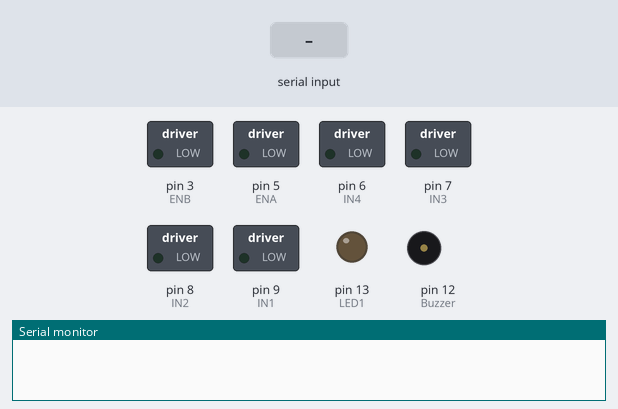
Bench run of a sketch on a simulated Arduino Uno, built with avr-gcc and run on an emulated ATmega328P. Parts: switched loads named in the sketch (green lamp = pin HIGH), output pins drawn as LEDs (lit = HIGH), buzzer (waves = sounding, pin HIGH), the last lines printed to the serial monitor. Inputs (shaded band) come from the test bench.

Above: at 1.2 s.
1.3 s: "L" received over the second serial link
At 2.5 s:
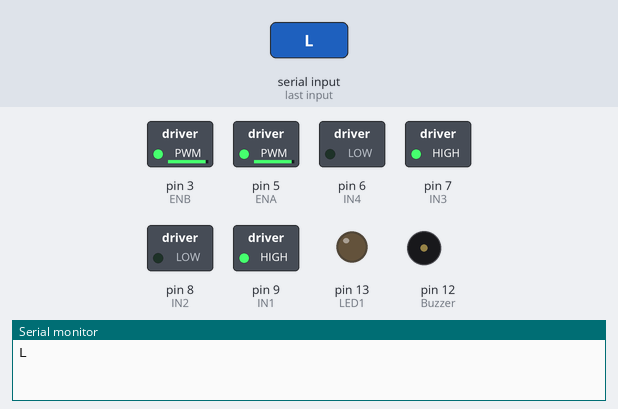
2.8 s: "R" received over the second serial link
At 3.8 s:
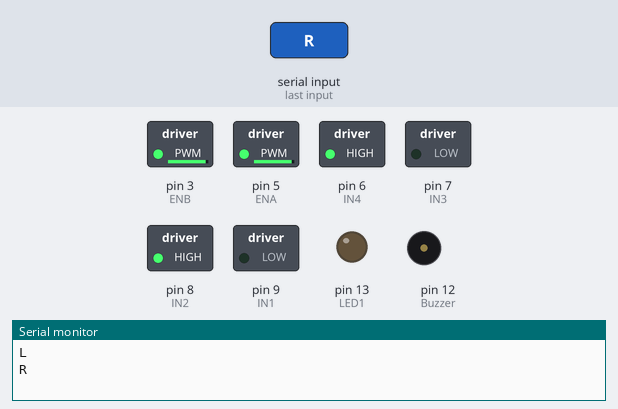
4.3 s: "B" received over the second serial link
At 5.0 s:
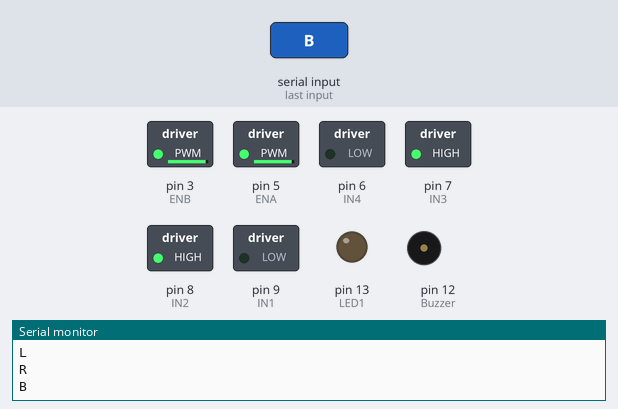
5.8 s: "T" received over the second serial link
At 6.1 s:
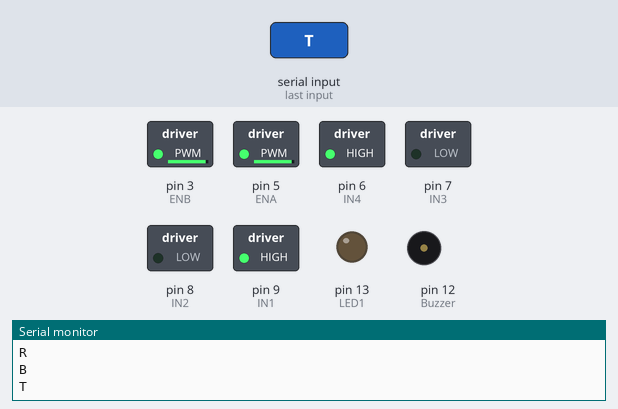
7.3 s: "S" received over the second serial link
At 8.5 s:
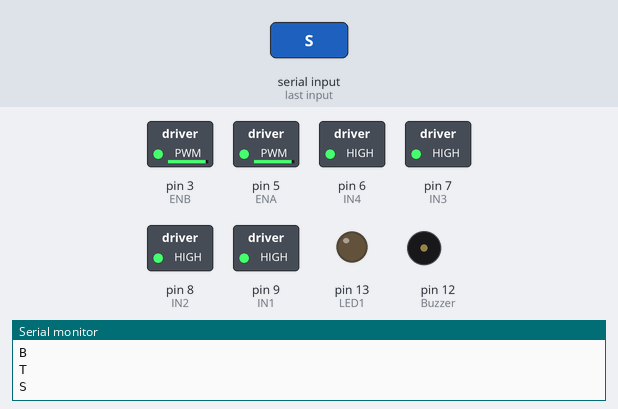
Timing chart, 0 to 9.8 s (numbered marks = the images above; inputs shaded):
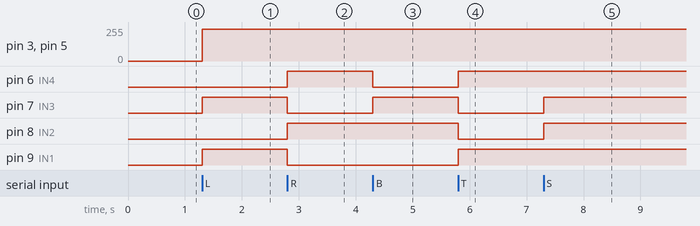

Measured:
- after the input at 1.3 s, pin 3 (ENB), pin 5 (ENA): 0/255 → 240/255 at once; pin 7 (IN3), pin 9 (IN1): LOW → HIGH at once
- after the input at 2.8 s, pin 6 (IN4), pin 8 (IN2): LOW → HIGH at once; pin 7 (IN3), pin 9 (IN1): HIGH → LOW at once
- after the input at 4.3 s, pin 6 (IN4): HIGH → LOW at once; pin 7 (IN3): LOW → HIGH at once
- after the input at 5.8 s, pin 6 (IN4), pin 9 (IN1): LOW → HIGH at once; pin 7 (IN3), pin 8 (IN2): HIGH → LOW at once
- after the input at 7.3 s, pin 7 (IN3), pin 8 (IN2): LOW → HIGH at once

The sketch:

RC_Car_Fixing.ino
```cpp
#include<SoftwareSerial.h>

SoftwareSerial mySerial(11, 10);
#define IN1 9
#define IN2 8
#define IN3 7
#define IN4 6
#define ENA 5
#define ENB 3

#define LED1 13
#define LED 1
#define Buzzer 12

void setup() {
  mySerial.begin(9600);
  Serial.begin(9600);
  pinMode(IN1, OUTPUT);
  pinMode(IN2, OUTPUT);
  pinMode(IN3, OUTPUT);
  pinMode(IN4, OUTPUT);
  pinMode(ENA, OUTPUT);
  pinMode(ENB, OUTPUT);
  pinMode(LED1, OUTPUT);
  pinMode(LED, OUTPUT);
  pinMode(Buzzer, OUTPUT);

}
char txt = 'N';
void loop() {
  //  Meterail(Buzzer,2);
    if(mySerial.available()){
      txt=mySerial.read();
      Serial.println(txt);
      dir_motor(txt,250);
    }

}
```

Meterail.ino
```cpp
void Meterail(int pin, int n){
  for(int i=0;i<n;i++){
    digitalWrite(pin,1);
    delay(100);
    digitalWrite(pin,0);
    delay(100);
  }
}
```

control_motors.ino
```cpp
void dir_motor(char t,int st){
    if(txt=='L'){
      digitalWrite(IN1,1);
      digitalWrite(IN2,0);
      digitalWrite(IN3,1);
      digitalWrite(IN4,0);
      analogWrite(ENA,240);
      analogWrite(ENB,240);
//      Meterail(Buzzer,2);
    }
  if(txt=='R'){
      digitalWrite(IN1,0);
      digitalWrite(IN2,1);
      digitalWrite(IN3,0);
      digitalWrite(IN4,1);
      analogWrite(ENA,240);
      analogWrite(ENB,240);
    }
    if(txt=='B'){
      digitalWrite(IN1,0);
      digitalWrite(IN2,1);
      digitalWrite(IN3,1);
      digitalWrite(IN4,0);
      analogWrite(ENA,240);
      analogWrite(ENB,240);
    }
    if(txt=='T'){
      digitalWrite(IN1,1);
      digitalWrite(IN2,0);
      digitalWrite(IN3,0);
      digitalWrite(IN4,1);
      analogWrite(ENA,240);
      analogWrite(ENB,240);
//      Meterail(LED1,2);
    }
    if(txt=='S'){
      digitalWrite(IN1,1);
      digitalWrite(IN2,1);
      digitalWrite(IN3,1);
      digitalWrite(IN4,1);
      analogWrite(ENA,240);
      analogWrite(ENB,240);
//      Meterail(LED,2);
    }
}
```
